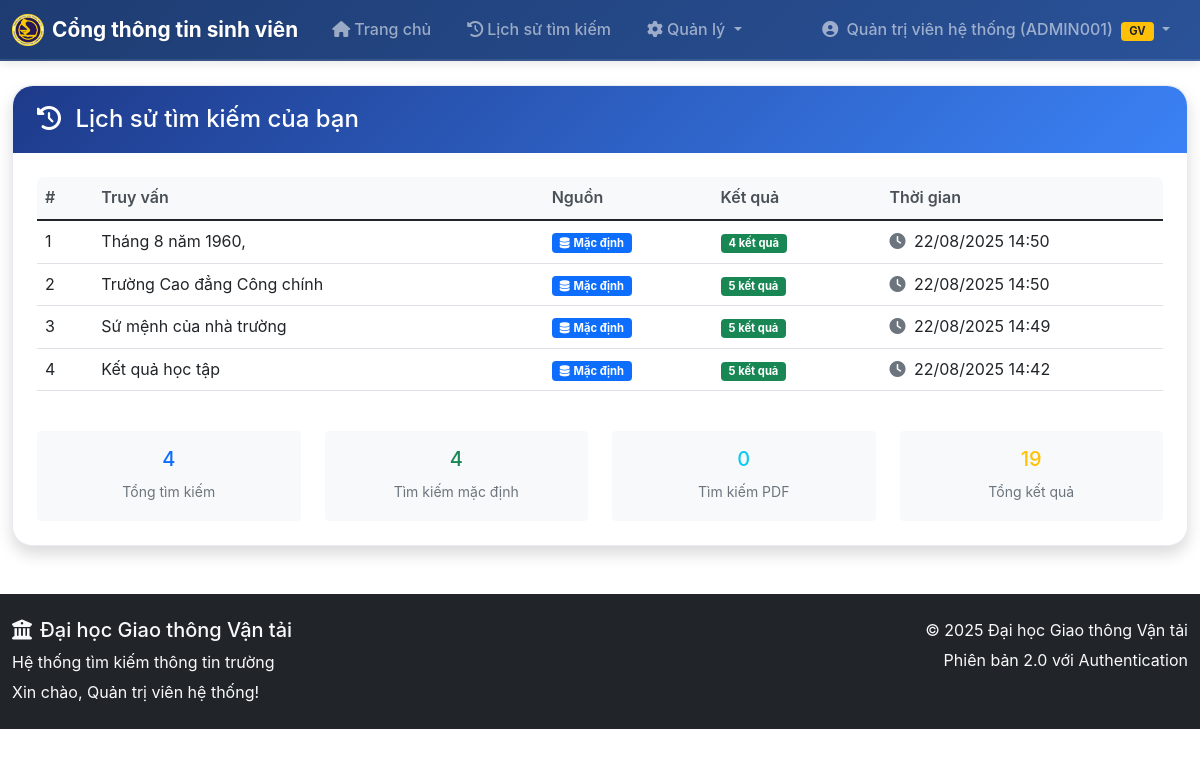
Before: /search_history (signed in) with the older database file.
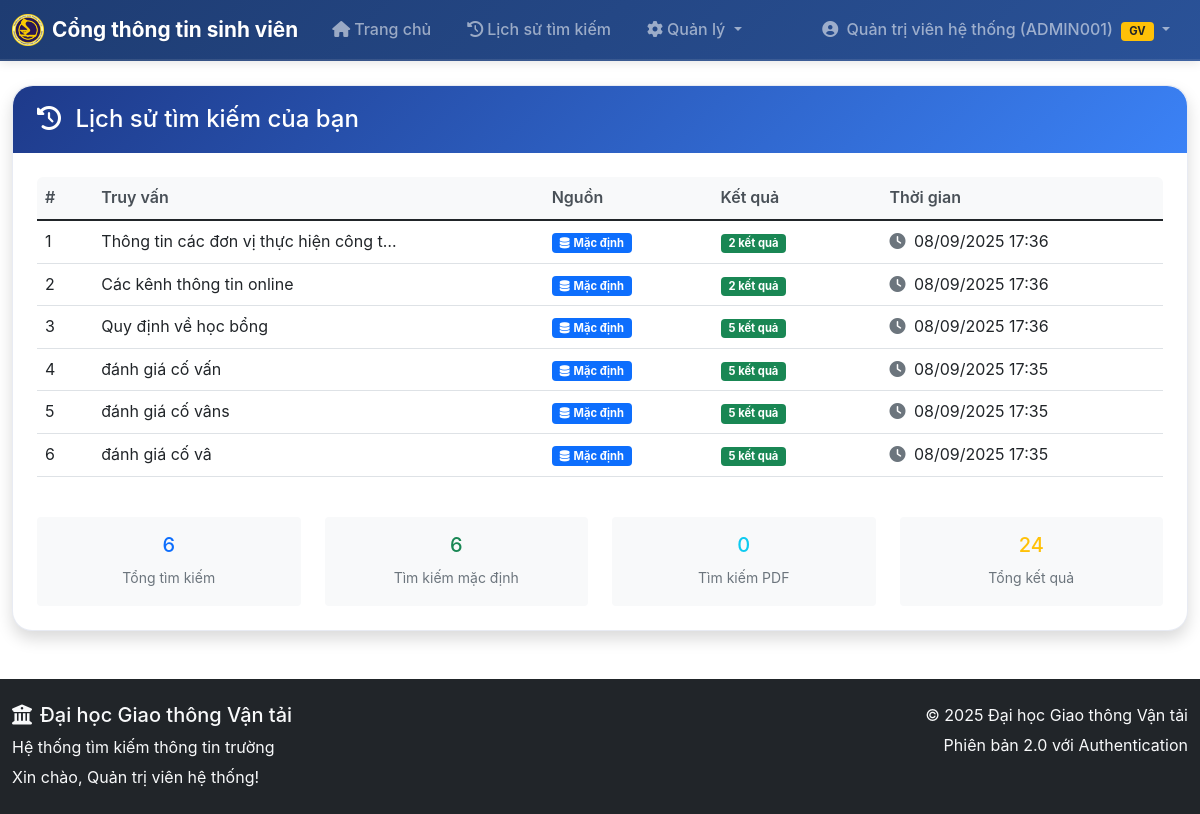
After: the same page with the newer database file.
### models.py (models this page shows, shortened)
class SearchHistory(db.Model):
    id = db.Column(db.Integer, primary_key=True)
    user_id = db.Column(db.Integer, db.ForeignKey('user.id'), nullable=False)
    query = db.Column(db.Text, nullable=False)
    source = db.Column(db.String(20), nullable=False, default='default')  # 'default' hoặc 'pdf'
    results_count = db.Column(db.Integer, nullable=False, default=0)
    search_time = db.Column(db.DateTime, default=datetime.utcnow)
    user = db.relationship('User', backref=db.backref('search_history', lazy=True))

### app.py (the view)
@app.route('/search_history')
@login_required
def search_history():
    page = request.args.get('page', 1, type=int)
    per_page = 20  # số lượng kết quả mỗi trang
    history = (db.session.query(SearchHistory)
               .filter(SearchHistory.user_id == current_user.id)
               .order_by(SearchHistory.search_time.desc())
               .paginate(page=page, per_page=per_page, error_out=False))
    return render_template('search_history.html', history=history)

### app.py (called while the page is built)
@login_manager.user_loader
def load_user(user_id):
    return db.session.get(User, int(user_id))

### models.py (called while the page is built)
    def is_teacher(self):
        return self.role == 'teacher'

    def is_admin(self):
        return self.username == 'admin' or self.role == 'admin'

    def get_display_name(self):
        if self.role == 'teacher' and self.teacher_id:
            return f"{self.full_name} ({self.teacher_id})"
        return self.full_name

### templates/search_history.html (shortened to what the changed rows need)
{% extends "base.html" %}
{% block content %}
<div class="row">
    <div class="col-12">
        <div class="card shadow">
            <div class="card-body">
                {% if history.items %}
                    <div class="table-responsive">
                        <table class="table table-hover">
                            <thead class="table-light">
                                <tr>
                                    <th width="5%">#</th>
                                    <th width="40%">Truy vấn</th>
                                    <th width="15%">Nguồn</th>
                                    <th width="15%">Kết quả</th>
                                    <th width="25%">Thời gian</th>
                                </tr>
                            </thead>
                            <tbody>
                                {% for item in history.items %}
                                <tr>
                                    <td>{{ loop.index + (history.page - 1) * history.per_page }}</td>
                                    <td>
                                        <div class="query-text">
                                            {{ item.query }}
                                        </div>
                                    </td>
                                    <td>
                                        {% if item.source == 'pdf' %}
                                            <span class="badge bg-success">
                                                <i class="fas fa-file-pdf me-1"></i>PDF
                                            </span>
                                        {% else %}
                                            <span class="badge bg-primary">
                                                <i class="fas fa-database me-1"></i>Mặc định
                                            </span>
                                        {% endif %}
                                    </td>
                                    <td>
                                        <span class="badge bg-{{ 'success' if item.results_count > 0 else 'warning' }}">
                                            {{ item.results_count }} kết quả
                                        </span>
                                    </td>
                                    <td>
                                        <div class="text-nowrap">
                                            <i class="fas fa-clock me-1 text-muted"></i>
                                            {{ item.search_time.strftime('%d/%m/%Y %H:%M') }}
                                        </div>
                                    </td>
                                </tr>
                                {% endfor %}
                            </tbody>
                        </table>
                    </div>
                    <div class="row mt-4">
                        <div class="col-md-3">
                            <div class="text-center p-3 bg-light rounded">
                                <h5 class="text-primary">{{ history.total }}</h5>
                                <small class="text-muted">Tổng tìm kiếm</small>
                            </div>
                        </div>
                        <div class="col-md-3">
                            <div class="text-center p-3 bg-light rounded">
                                <h5 class="text-success">{{ history.items|selectattr('source', 'eq', 'default')|list|length }}</h5>
                                <small class="text-muted">Tìm kiếm mặc định</small>
                            </div>
                        </div>
                        <div class="col-md-3">
                            <div class="text-center p-3 bg-light rounded">
                                <h5 class="text-info">{{ history.items|selectattr('source', 'eq', 'pdf')|list|length }}</h5>
                                <small class="text-muted">Tìm kiếm PDF</small>
                            </div>
                        </div>
                        <div class="col-md-3">
                            <div class="text-center p-3 bg-light rounded">
                                <h5 class="text-warning">{{ (history.items|map(attribute='results_count')|sum) }}</h5>
                                <small class="text-muted">Tổng kết quả</small>
                            </div>
                        </div>
                    </div>
                {% endif %}
            </div>
        </div>
    </div>
</div>
{% endblock %}

Changed rows visible on the page:
removed SearchHistory: query "Tháng 8 năm 1960,", source "default" (drawn), results_count "4", search_time "22/08/2025 14:50"
removed SearchHistory: query "Trường Cao đẳng Công chính", source "default" (drawn), results_count "5", search_time "22/08/2025 14:50"
removed SearchHistory: query "Sứ mệnh của nhà trường", source "default" (drawn), results_count "5", search_time "22/08/2025 14:49"
removed SearchHistory: query "Kết quả học tập", source "default" (drawn), results_count "5", search_time "22/08/2025 14:42"
now on this page (row edited): SearchHistory: query "Thông tin các đơn vị thực hiện công t…", source "default" (drawn), results_count "2", search_time "08/09/2025 17:36"
now on this page (row edited): SearchHistory: query "Các kênh thông tin online", source "default" (drawn), results_count "2", search_time "08/09/2025 17:36"
now on this page (row edited): SearchHistory: query "Quy định về học bổng", source "default" (drawn), results_count "5", search_time "08/09/2025 17:36"
now on this page (row edited): SearchHistory: query "đánh giá cố vấn", source "default" (drawn), results_count "5", search_time "08/09/2025 17:35"
now on this page (row edited): SearchHistory: query "đánh giá cố vâns", source "default" (drawn), results_count "5", search_time "08/09/2025 17:35"
now on this page (row edited): SearchHistory: query "đánh giá cố vâ", source "default" (drawn), results_count "5", search_time "08/09/2025 17:35"
Other visible differences:
{{ history.total }}: "4" → "6"
{{ history.items|selectattr('source', 'eq', 'default')|list|length }}: "4" → "6"
{{ (history.items|map(attribute='results_count')|sum) }}: "19" → "24"
